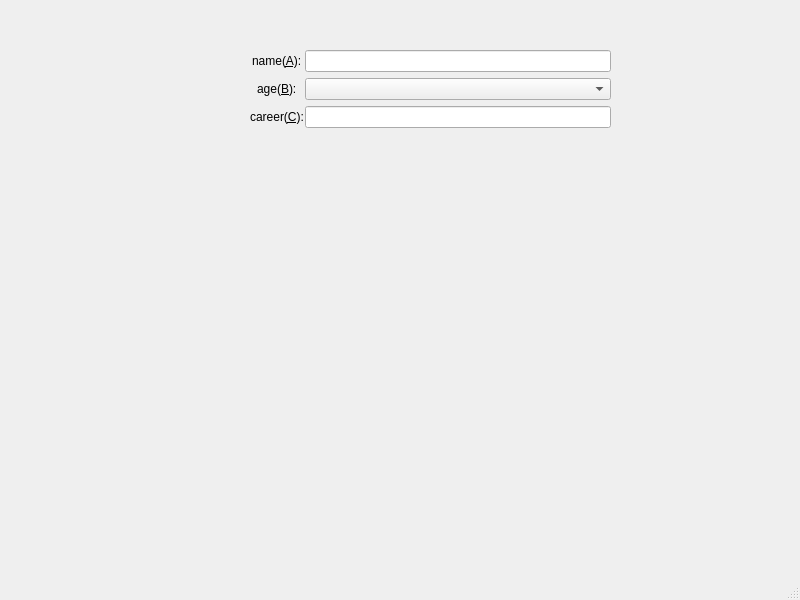
<?xml version="1.0" encoding="UTF-8"?>
<ui version="4.0">
 <class>MainWindow</class>
 <widget class="QMainWindow" name="MainWindow">
  <property name="geometry">
   <rect>
    <x>0</x>
    <y>0</y>
    <width>800</width>
    <height>600</height>
   </rect>
  </property>
  <property name="windowTitle">
   <string>MainWindow</string>
  </property>
  <widget class="QWidget" name="centralwidget">
   <widget class="QWidget" name="formLayoutWidget">
    <property name="geometry">
     <rect>
      <x>250</x>
      <y>50</y>
      <width>361</width>
      <height>231</height>
     </rect>
    </property>
    <layout class="QFormLayout" name="formLayout">
     <property name="labelAlignment">
      <set>Qt::AlignCenter</set>
     </property>
     <property name="horizontalSpacing">
      <number>1</number>
     </property>
     <item row="0" column="0">
      <widget class="QLabel" name="label">
       <property name="text">
        <string>name(&amp;A):</string>
       </property>
       <property name="buddy">
        <cstring>lineEdit</cstring>
       </property>
      </widget>
     </item>
     <item row="0" column="1">
      <widget class="QLineEdit" name="lineEdit"/>
     </item>
     <item row="1" column="1">
      <widget class="QComboBox" name="comboBox"/>
     </item>
     <item row="1" column="0">
      <widget class="QLabel" name="label_2">
       <property name="text">
        <string>age(&amp;B):</string>
       </property>
       <property name="buddy">
        <cstring>comboBox</cstring>
       </property>
      </widget>
     </item>
     <item row="2" column="0">
      <widget class="QLabel" name="label_3">
       <property name="text">
        <string>career(&amp;C):</string>
       </property>
       <property name="buddy">
        <cstring>lineEdit_2</cstring>
       </property>
      </widget>
     </item>
     <item row="2" column="1">
      <widget class="QLineEdit" name="lineEdit_2"/>
     </item>
    </layout>
   </widget>
   <zorder>formLayoutWidget</zorder>
   <zorder>label</zorder>
  </widget>
  <widget class="QMenuBar" name="menubar">
   <property name="geometry">
    <rect>
     <x>0</x>
     <y>0</y>
     <width>800</width>
     <height>19</height>
    </rect>
   </property>
  </widget>
  <widget class="QStatusBar" name="statusbar"/>
 </widget>
 <resources/>
 <connections/>
</ui>
